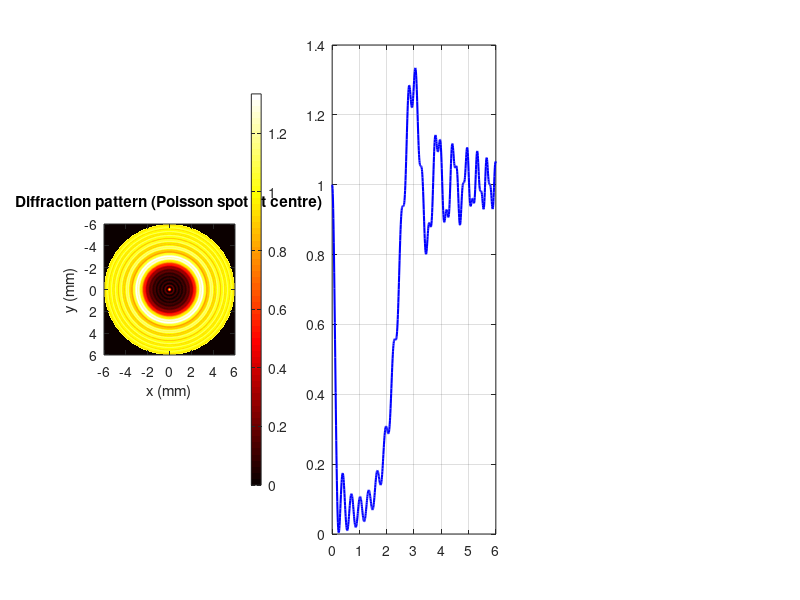

This figure's MATLAB source: (Note: this script raises an error after producing the figure.)
%% Poisson spot: Fresnel diffraction by an opaque circular disc
clear; clc; close all;

%% Parameters
lambda = 632.8e-9;        % wavelength (He-Ne laser) [m]
k      = 2*pi/lambda;     % wave number
a      = 2e-3;            % disc radius [m]
z      = 2;               % disc-to-screen distance [m]
Rmax   = 6e-3;            % half-width of observation screen [m]

NF = a^2/(lambda*z);      % Fresnel number
fprintf('Fresnel number = %.2f\n', NF);

%% Radial integration (Babinet: free wave minus circular-hole wave)
rho = linspace(0, a, 4000);       % radial coordinate on the disc plane
r   = linspace(0, Rmax, 800);     % radial coordinate on the screen
U   = zeros(size(r));
%% Fresnel diffraction integral for a circular aperture:
% U_hole(r) = (2*pi*U0*exp(1i*k*z)/(1i*lambda*z)) * exp(1i*k*r^2/(2*z)) * integral_0^a exp(1i*k*rho^2/(2*z)) * besselj(0,k*r*rho/z) * rho drho
for n = 1:numel(r)
    integrand = exp(1i*k*rho.^2/(2*z)) .* besselj(0, k*r(n)*rho/z) .* rho;
    Ihole = trapz(rho, integrand);
    Uhole = (k/(1i*z)) * exp(1i*k*r(n)^2/(2*z)) * Ihole;
    U(n)  = 1-Uhole;            % normalised: U0*exp(ikz) = 1
end
I = abs(U).^2;                    % normalised intensity (I0 = 1)

fprintf('Centre intensity I/I0 = %.4f (theory = 1)\n', I(1));

%% 2D diffraction pattern (rotate radial profile)
N = 801;
x = linspace(-Rmax, Rmax, N);
[X, Y] = meshgrid(x, x);
Rr = sqrt(X.^2 + Y.^2);
I2D = interp1(r, I, Rr, 'spline', 0);

%% Plots
figure('Color','w','Position',[100 100 1200 450]);

subplot(1,3,1);
imagesc(x*1e3, x*1e3, I2D); axis image; colormap(hot);
colorbar; xlabel('x (mm)'); ylabel('y (mm)');
title('Diffraction pattern (Poisson spot at centre)');

subplot(1,3,2);
plot(r*1e3, I, 'b', 'LineWidth', 1.5); grid on; hold on;
yline(1, 'r--', 'I_0 (no disc)');
xlabel('Radial distance r (mm)'); ylabel('I / I_0');
title('Radial intensity profile');

subplot(1,3,3);
plot(-fliplr(r)*1e3, fliplr(I), 'b', r*1e3, I, 'b', 'LineWidth', 1.5);
hold on; yline(1,'r--'); grid on;
xlabel('x (mm)'); ylabel('I / I_0');
title('Cross-section through centre');

%% Bonus: on-axis intensity vs distance (always equals I0)
zv = linspace(0.5, 5, 200);
Iax = zeros(size(zv));
for m = 1:numel(zv)
    Iax(m) = abs(exp(1i*k*a^2/(2*zv(m))))^2;   % analytic result
end
figure('Color','w');
plot(zv, Iax, 'LineWidth', 1.8); ylim([0 1.5]); grid on;
xlabel('z (m)'); ylabel('On-axis I/I_0');
title('On-axis intensity behind an opaque disc');
